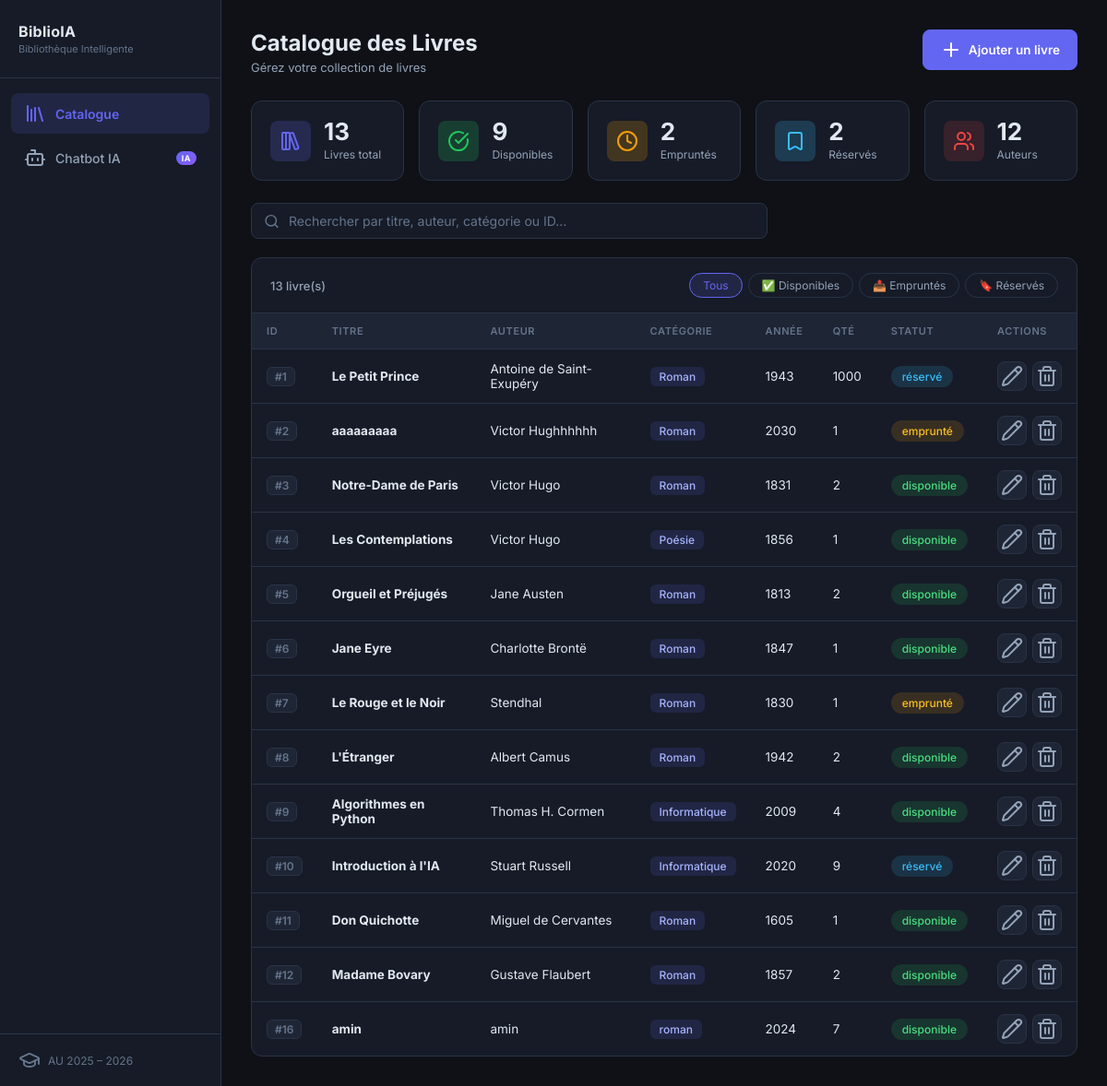
The page / on the database its author committed.
### tables this page shows
CREATE TABLE livres (
            id_livre            INTEGER PRIMARY KEY AUTOINCREMENT,
            titre               TEXT    NOT NULL,
            auteur              TEXT    NOT NULL,
            categorie           TEXT    NOT NULL,
            annee_publication   INTEGER,
            quantite_disponible INTEGER DEFAULT 1,
            statut              TEXT    DEFAULT 'disponible'
        );

### app.py (the view)
@app.route("/")
def index():
    stats = stats_bibliotheque()
    livres = lister_livres()
    return render_template("index.html", livres=livres, stats=stats,
                           statuts=STATUTS_VALIDES)

### database.py (called while the page is built)
def get_connection():
    conn = sqlite3.connect(DB_PATH)
    conn.row_factory = sqlite3.Row
    return conn

def lister_livres():
    conn = get_connection()
    cursor = conn.cursor()
    cursor.execute("SELECT * FROM livres ORDER BY id_livre")
    rows = [dict(row) for row in cursor.fetchall()]
    conn.close()
    return rows

def stats_bibliotheque():
    conn = get_connection()
    cursor = conn.cursor()
    cursor.execute("SELECT COUNT(*) FROM livres")
    total = cursor.fetchone()[0]
    cursor.execute("SELECT COUNT(*) FROM livres WHERE statut='disponible'")
    disponibles = cursor.fetchone()[0]
    cursor.execute("SELECT COUNT(*) FROM livres WHERE statut='emprunté'")
    empruntes = cursor.fetchone()[0]
    cursor.execute("SELECT COUNT(*) FROM livres WHERE statut='réservé'")
    reserves = cursor.fetchone()[0]
    cursor.execute("SELECT COUNT(DISTINCT auteur) FROM livres")
    auteurs = cursor.fetchone()[0]
    conn.close()
    return {
        "total": total,
        "disponibles": disponibles,
        "empruntes": empruntes,
        "reserves": reserves,
        "auteurs": auteurs
    }

### templates/index.html (shortened to what this page needs)
{% extends "base.html" %}
{% block content %}
<div class="page-header">
  <div>
    <h1 class="page-title">Catalogue des Livres</h1>
    <p class="page-sub">Gérez votre collection de livres</p>
  </div>
  <button class="btn btn-primary" onclick="openModal('modal-add')">
    <i data-lucide="plus"></i> Ajouter un livre
  </button>
</div>
<div class="stats-grid">
  <div class="stat-card stat-total">
    <div class="stat-icon"><i data-lucide="library-big"></i></div>
    <div class="stat-body">
      <div class="stat-value" id="stat-total">{{ stats.total }}</div>
      <div class="stat-label">Livres total</div>
    </div>
  </div>
  <div class="stat-card stat-dispo">
    <div class="stat-icon"><i data-lucide="check-circle"></i></div>
    <div class="stat-body">
      <div class="stat-value" id="stat-dispo">{{ stats.disponibles }}</div>
      <div class="stat-label">Disponibles</div>
    </div>
  </div>
  <div class="stat-card stat-emprunte">
    <div class="stat-icon"><i data-lucide="clock"></i></div>
    <div class="stat-body">
      <div class="stat-value" id="stat-emprunte">{{ stats.empruntes }}</div>
      <div class="stat-label">Empruntés</div>
    </div>
  </div>
  <div class="stat-card stat-reserve">
    <div class="stat-icon"><i data-lucide="bookmark"></i></div>
    <div class="stat-body">
      <div class="stat-value" id="stat-reserve">{{ stats.reserves }}</div>
      <div class="stat-label">Réservés</div>
    </div>
  </div>
  <div class="stat-card stat-auteur">
    <div class="stat-icon"><i data-lucide="users"></i></div>
    <div class="stat-body">
      <div class="stat-value" id="stat-auteurs">{{ stats.auteurs }}</div>
      <div class="stat-label">Auteurs</div>
    </div>
  </div>
</div>
<div class="search-bar">
  <div class="search-input-wrap">
    <input type="text" id="search-input" class="search-input"
      placeholder="Rechercher par titre, auteur, catégorie ou ID…" value="{{ terme or '' }}" />
  </div>
</div>
<div class="table-card">
  <div class="table-header">
    <span id="table-count" class="table-count">{{ livres|length }} livre(s)</span>
    <div class="table-filters">
      <button class="filter-btn active" data-filter="tous" onclick="filterStatut(this,'tous')">Tous</button>
      <button class="filter-btn" data-filter="disponible" onclick="filterStatut(this,'disponible')">✅
        Disponibles</button>
      <button class="filter-btn" data-filter="emprunté" onclick="filterStatut(this,'emprunté')">📤 Empruntés</button>
      <button class="filter-btn" data-filter="réservé" onclick="filterStatut(this,'réservé')">🔖 Réservés</button>
    </div>
  </div>
  <div class="table-wrap">
    <table class="books-table" id="books-table">
      <thead>
        <tr>
          <th>ID</th>
          <th>Titre</th>
          <th>Auteur</th>
          <th>Catégorie</th>
          <th>Année</th>
          <th>Qté</th>
          <th>Statut</th>
          <th>Actions</th>
        </tr>
      </thead>
      <tbody id="books-tbody">
        {% for l in livres %}
        <tr data-statut="{{ l.statut }}" data-id="{{ l.id_livre }}">
          <td><span class="id-badge">#{{ l.id_livre }}</span></td>
          <td><strong>{{ l.titre }}</strong></td>
          <td>{{ l.auteur }}</td>
          <td><span class="cat-badge">{{ l.categorie }}</span></td>
          <td>{{ l.annee_publication }}</td>
          <td>{{ l.quantite_disponible }}</td>
          <td>
            {% if l.statut == 'disponible' %}
            <span class="statut-badge statut-dispo">disponible</span>
            {% elif l.statut == 'emprunté' %}
            <span class="statut-badge statut-emprunte">emprunté</span>
            {% else %}
            <span class="statut-badge statut-reserve"> réservé</span>
            {% endif %}
          </td>
          <td>
            <div class="action-btns">
              <button class="btn-icon btn-edit" title="Modifier" onclick="openEdit({{ l.id_livre }})">
                <i data-lucide="pencil"></i>
              </button>
              <button class="btn-icon btn-delete" title="Supprimer"
                onclick="confirmDelete({{ l.id_livre }}, '{{ l.titre|replace("'","\'") }}')">
                <i data-lucide="trash-2"></i>
              </button>
            </div>
          </td>
        </tr>
        {% else %}
        <tr>
          <td colspan="8" class="empty-row">📭 Aucun livre trouvé</td>
        </tr>
        {% endfor %}
      </tbody>
    </table>
  </div>
</div>
{% endblock %}

### templates/base.html (shortened to what this page needs)
<!DOCTYPE html>
<html lang="fr">
<head>
  <link rel="stylesheet" href="{{ url_for('static', filename='css/style.css') }}" />
</head>
<body>
  <aside class="sidebar">
    <div class="sidebar-brand">
      <div>
        <div class="brand-title">BiblioIA</div>
        <div class="brand-sub">Bibliothèque Intelligente</div>
      </div>
    </div>
    <nav class="sidebar-nav">
      <a href="{{ url_for('index') }}"
        class="nav-item {% if request.endpoint in ['index','rechercher'] %}active{% endif %}">
        <i data-lucide="library"></i>
        <span>Catalogue</span>
      </a>
      <a href="{{ url_for('chatbot_page') }}"
        class="nav-item {% if request.endpoint == 'chatbot_page' %}active{% endif %}">
        <i data-lucide="bot"></i>
        <span>Chatbot IA</span>
        <span class="badge-ai">IA</span>
      </a>
    </nav>
    <div class="sidebar-footer">
      <div class="footer-info">
        <i data-lucide="graduation-cap"></i>
        <span>AU 2025 – 2026</span>
      </div>
    </div>
  </aside>
  <main class="main-content">
    {% block content %}{% endblock %}
  </main>
</body>
</html>

### rows shown on the page
livres: id_livre "1", titre "Le Petit Prince", auteur "Antoine de Saint-Exupéry", categorie "Roman", annee_publication "1943", quantite_disponible "1000", statut "réservé"
livres: id_livre "2", titre "aaaaaaaaa", auteur "Victor Hughhhhhh", categorie "Roman", annee_publication "2030", quantite_disponible "1", statut "emprunté"
livres: id_livre "3", titre "Notre-Dame de Paris", auteur "Victor Hugo", categorie "Roman", annee_publication "1831", quantite_disponible "2", statut "disponible"
livres: id_livre "4", titre "Les Contemplations", auteur "Victor Hugo", categorie "Poésie", annee_publication "1856", quantite_disponible "1", statut "disponible"
livres: id_livre "5", titre "Orgueil et Préjugés", auteur "Jane Austen", categorie "Roman", annee_publication "1813", quantite_disponible "2", statut "disponible"
livres: id_livre "6", titre "Jane Eyre", auteur "Charlotte Brontë", categorie "Roman", annee_publication "1847", quantite_disponible "1", statut "disponible"
livres: id_livre "7", titre "Le Rouge et le Noir", auteur "Stendhal", categorie "Roman", annee_publication "1830", quantite_disponible "1", statut "emprunté"
livres: id_livre "8", titre "L'Étranger", auteur "Albert Camus", categorie "Roman", annee_publication "1942", quantite_disponible "2", statut "disponible"
livres: id_livre "9", titre "Algorithmes en Python", auteur "Thomas H. Cormen", categorie "Informatique", annee_publication "2009", quantite_disponible "4", statut "disponible"
livres: id_livre "10", titre "Introduction à l'IA", auteur "Stuart Russell", categorie "Informatique", annee_publication "2020", quantite_disponible "9", statut "réservé"
livres: id_livre "11", titre "Don Quichotte", auteur "Miguel de Cervantes", categorie "Roman", annee_publication "1605", quantite_disponible "1", statut "disponible"
livres: id_livre "12", titre "Madame Bovary", auteur "Gustave Flaubert", categorie "Roman", annee_publication "1857", quantite_disponible "2", statut "disponible"
livres: id_livre "16", titre "amin", auteur "amin", categorie "roman", annee_publication "2024", quantite_disponible "7", statut "disponible"

### other values the page prints
{{ stats.total }} "13"
{{ stats.disponibles }} "9"
{{ stats.empruntes }} "2"
{{ stats.reserves }} "2"
{{ stats.auteurs }} "12"
